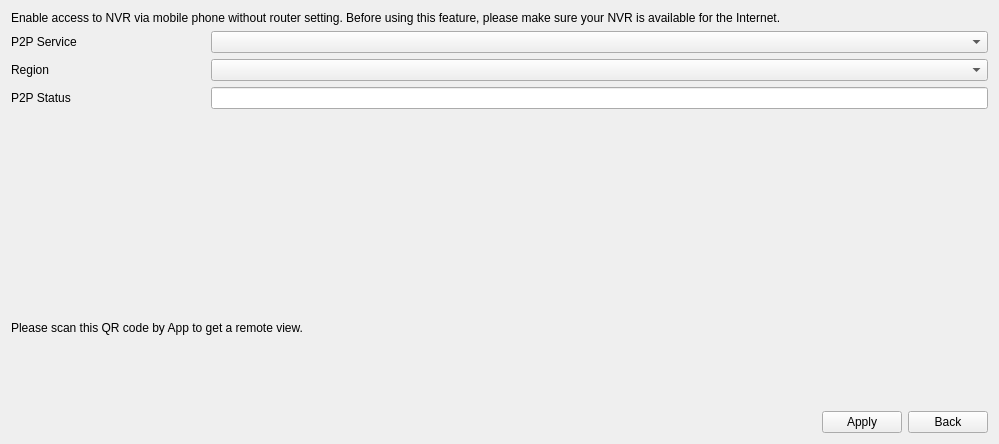
<?xml version="1.0" encoding="UTF-8"?>
<ui version="4.0">
 <class>NetworkPageP2P</class>
 <widget class="QWidget" name="NetworkPageP2P">
  <property name="geometry">
   <rect>
    <x>0</x>
    <y>0</y>
    <width>999</width>
    <height>444</height>
   </rect>
  </property>
  <property name="windowTitle">
   <string>Form</string>
  </property>
  <layout class="QVBoxLayout" name="verticalLayout">
   <item>
    <layout class="QGridLayout" name="gridLayout">
     <item row="0" column="0" colspan="2">
      <widget class="QLabel" name="label_note">
       <property name="text">
        <string>Enable access to NVR via mobile phone without router setting. Before using this feature, please make sure your NVR is available for the Internet.</string>
       </property>
       <property name="style" stdset="0">
        <string>blue_text</string>
       </property>
      </widget>
     </item>
     <item row="1" column="1">
      <widget class="ComboBox" name="comboBox_p2p">
       <property name="sizePolicy">
        <sizepolicy hsizetype="Preferred" vsizetype="Fixed">
         <horstretch>4</horstretch>
         <verstretch>0</verstretch>
        </sizepolicy>
       </property>
      </widget>
     </item>
     <item row="5" column="0" colspan="2">
      <widget class="QLabel" name="label_note_2">
       <property name="text">
        <string>Please scan this QR code by App to get a remote view.</string>
       </property>
       <property name="style" stdset="0">
        <string>blue_text</string>
       </property>
      </widget>
     </item>
     <item row="4" column="0">
      <widget class="QRCodeWidget" name="widget_code" native="true">
       <property name="minimumSize">
        <size>
         <width>0</width>
         <height>200</height>
        </size>
       </property>
      </widget>
     </item>
     <item row="3" column="1">
      <widget class="QLineEdit" name="lineEdit_p2p_status">
       <property name="readOnly">
        <bool>true</bool>
       </property>
      </widget>
     </item>
     <item row="3" column="0">
      <widget class="QLabel" name="label_p2p_status">
       <property name="sizePolicy">
        <sizepolicy hsizetype="Preferred" vsizetype="Preferred">
         <horstretch>1</horstretch>
         <verstretch>0</verstretch>
        </sizepolicy>
       </property>
       <property name="text">
        <string>P2P Status</string>
       </property>
      </widget>
     </item>
     <item row="1" column="0">
      <widget class="QLabel" name="label_p2p">
       <property name="sizePolicy">
        <sizepolicy hsizetype="Preferred" vsizetype="Preferred">
         <horstretch>1</horstretch>
         <verstretch>0</verstretch>
        </sizepolicy>
       </property>
       <property name="text">
        <string>P2P Service</string>
       </property>
      </widget>
     </item>
     <item row="2" column="0">
      <widget class="QLabel" name="labelRegion">
       <property name="text">
        <string>Region</string>
       </property>
      </widget>
     </item>
     <item row="2" column="1">
      <widget class="ComboBox" name="comboBoxRegion"/>
     </item>
    </layout>
   </item>
   <item>
    <spacer name="verticalSpacer">
     <property name="orientation">
      <enum>Qt::Vertical</enum>
     </property>
     <property name="sizeHint" stdset="0">
      <size>
       <width>20</width>
       <height>130</height>
      </size>
     </property>
    </spacer>
   </item>
   <item>
    <layout class="QHBoxLayout" name="horizontalLayout">
     <item>
      <spacer name="horizontalSpacer">
       <property name="orientation">
        <enum>Qt::Horizontal</enum>
       </property>
       <property name="sizeHint" stdset="0">
        <size>
         <width>40</width>
         <height>20</height>
        </size>
       </property>
      </spacer>
     </item>
     <item>
      <widget class="QPushButton" name="pushButton_apply">
       <property name="text">
        <string>Apply</string>
       </property>
      </widget>
     </item>
     <item>
      <widget class="QPushButton" name="pushButton_back">
       <property name="text">
        <string>Back</string>
       </property>
      </widget>
     </item>
    </layout>
   </item>
  </layout>
 </widget>
 <customwidgets>
  <customwidget>
   <class>ComboBox</class>
   <extends>QComboBox</extends>
   <header>combobox.h</header>
  </customwidget>
  <customwidget>
   <class>QRCodeWidget</class>
   <extends>QWidget</extends>
   <header>qrcodewidget.h</header>
   <container>1</container>
  </customwidget>
 </customwidgets>
 <resources/>
 <connections/>
</ui>
